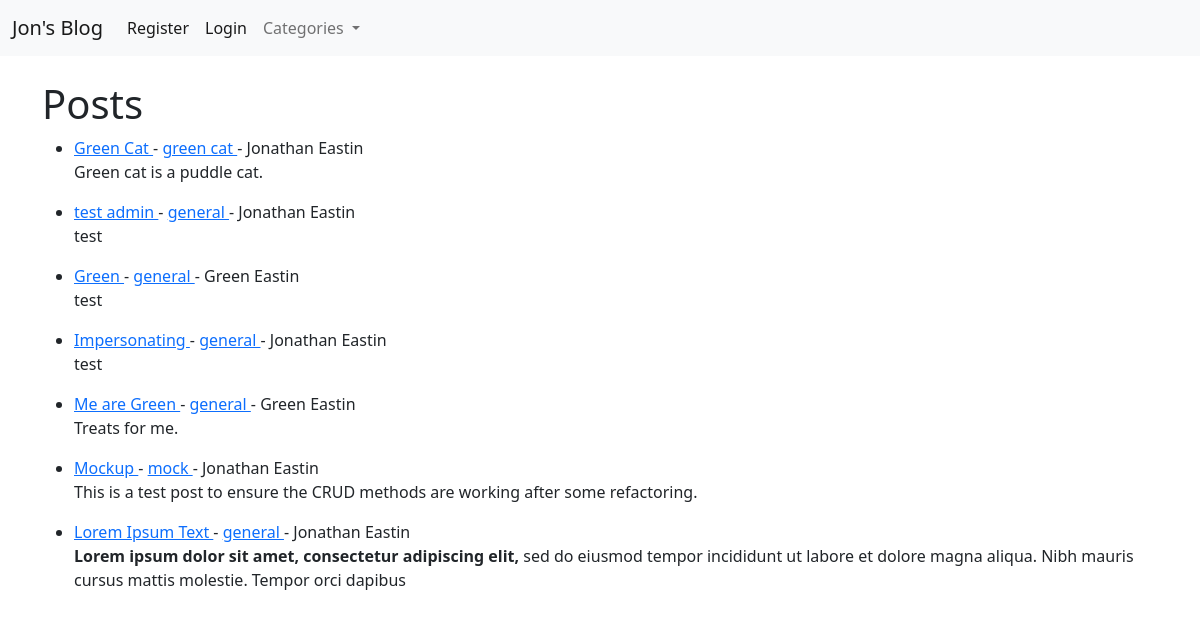
The page / on the database its author committed.
### JonsBlog/models.py (models this page shows, shortened)
class Post(models.Model):
    title = models.CharField(max_length=255, default="Jon's Blog")
    title_tag = models.CharField(max_length=255)
    author = models.ForeignKey(User, on_delete=models.CASCADE)
    body = models.TextField()
    publication_date = models.DateField(auto_now_add=True)
    publication_time = models.TimeField(auto_now_add=True)
    category = models.CharField(max_length=255, default="general")
    likes = models.ManyToManyField(User, related_name='blog_posts')

### JonsBlog/views.py (the view)
# urls.py: path('', HomeView.as_view(), name="home"),
class HomeView(ListView):
    model = Post
    template_name = 'home.html'
    ordering = ['-publication_time']
    def get_context_data(self, *args, **kwargs):
        cat_menu = Category.objects.all()
        context = super(HomeView, self).get_context_data(*args, **kwargs)
        context["cat_menu"] = cat_menu
        return context

### JonsBlog/models.py (called while the page is built)
    def __str__(self):
        return self.name

### JonsBlog/templates/home.html (shortened to what this page needs)
{% extends 'base.html' %}
{% block content %}
<h1>Posts</h1>
{% for post in object_list %}
    <ul>
        <li>
            <a href="{% url 'article-detail' post.pk %}">
				{{ post.title }}
			</a>
			-
			<a href="{% url 'category' post.category|slugify %}">
				{{ post.category }}
			</a>
            - {{ post.author.first_name }}
            {{ post.author.last_name }}
			<br />
            {{ post.body|slice:":200"|safe }}
        </li>
    </ul>
{% endfor %}
{% endblock %}

### rows shown on the page
Post: title "Green Cat", category "green cat", author.first_name "Jonathan", author.last_name "Eastin", body "Green cat is a puddle cat."
Post: title "test admin", category "general", author.first_name "Jonathan", author.last_name "Eastin", body "test"
Post: title "Green", category "general", author.first_name "Green", author.last_name "Eastin", body "test"
Post: title "Impersonating", category "general", author.first_name "Jonathan", author.last_name "Eastin", body "test"
Post: title "Me are Green", category "general", author.first_name "Green", author.last_name "Eastin", body "Treats for me."
Post: title "Mockup", category "mock", author.first_name "Jonathan", author.last_name "Eastin", body "This is a test post to ensure the CRUD methods are working after some refactoring."
Post: title "Lorem Ipsum Text", category "general", author.first_name "Jonathan", author.last_name "Eastin", body "Lorem ipsum dolor sit amet, consectetur adipiscing elit, sed do eiusmod tempor incididunt ut labore et dolore magna aliqua. Nibh mauris cursus mattis molestie. Tempor orci dapibus"
